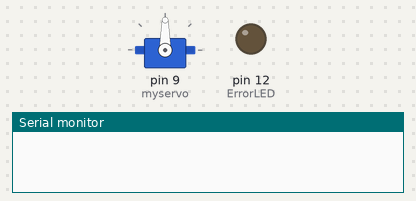
This sketch was run on a simulated Arduino Uno, built with avr-gcc and run on an emulated ATmega328P. Parts: servo, output pins drawn as LEDs (lit = HIGH), the last lines printed to the serial monitor.

Above: at 0.1 s.
At 6.8 s:
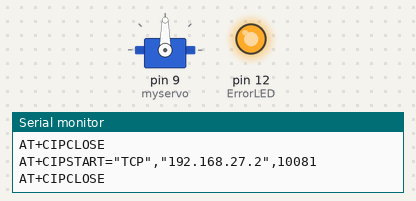
Timing chart, 0 to 8.3 s (numbered marks = the images above):
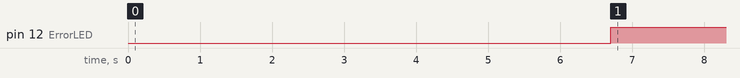

The sketch:

IoT_Switch.ino
```cpp
/*
   2018/1/5
   @Villivateur Von
   基于ESP8266和Arduino的Socket内网穿透控制客户端
*/
#include <Servo.h>

#define ErrorLED 12 //错误指示灯
Servo myservo;//控制舵机

void setup() {
  Serial.begin(115200);

  myservo.attach(9);

  pinMode(ErrorLED, OUTPUT);

  digitalWrite(ErrorLED, 0);//错误指示灯置0
  delay(6000);//ESP8266启动预留时间

  Serial.print("ATE0\r\n");//关闭回显
  delay(300);
}

char msg[64];//用于存放ESP8266回传信息

void loop() {
  int msglen = 0;//用于存放回传信息长度

  Serial.print("AT+CIPCLOSE\r\n");//为防止前一个TCP连接仍存在而导致错误，先清空链连接
  delay(100);
  recvmsg();//清空缓冲区

  Serial.print("AT+CIPSTART=\"TCP\",\"192.168.27.2\",10081\r\n");//建立TCP连接
  delay(300);
  msglen = recvmsg();
  if (msg[0] == 'C' && msg[4] == 'E' && msg[msglen - 3] == 'K') {//比较回传信息（基于ESP8266回传信息特性），是否已经成功建立连接，若否，错误指示灯亮
    digitalWrite(ErrorLED, 0);
    while (1) {
      Serial.print("AT+CIPSEND=1\r\n");//发送数据
      delay(100);
      msglen = recvmsg();
      if (msg[2] == 'O' && msg[3] == 'K') {//同上比较
        digitalWrite(ErrorLED, 0);
        Serial.print("6");//发送一个“6”（测试用）
        delay(300);
        msglen = recvmsg();

        if (msg[2] == 'R' && msg[7] == '1' && msg[18] == 'S' && msg[23] == 'O' && msg[34] == '1') {//同上比较
          digitalWrite(ErrorLED, 0);
          if (msg[msglen - 1] == '1') myservo.write(0);
          if (msg[msglen - 1] == '0') myservo.write(140); //根据回传数据控制
        }
        else {
          digitalWrite(ErrorLED, 1);
          break;
        }

      }
      else {
        digitalWrite(ErrorLED, 1);
        break;
      }
    }
  }
  else digitalWrite(ErrorLED, 1);
}

//接收ESP8266数据的函数，返回值为数据长度
int recvmsg() {
  int i = 0;
  while (Serial.available()) {
    msg[i] = (char)Serial.read();
    i++;
  }
  return i;
}
```

Measured:
- by itself, pin 12 (ErrorLED): LOW → HIGH at 6.7 s
